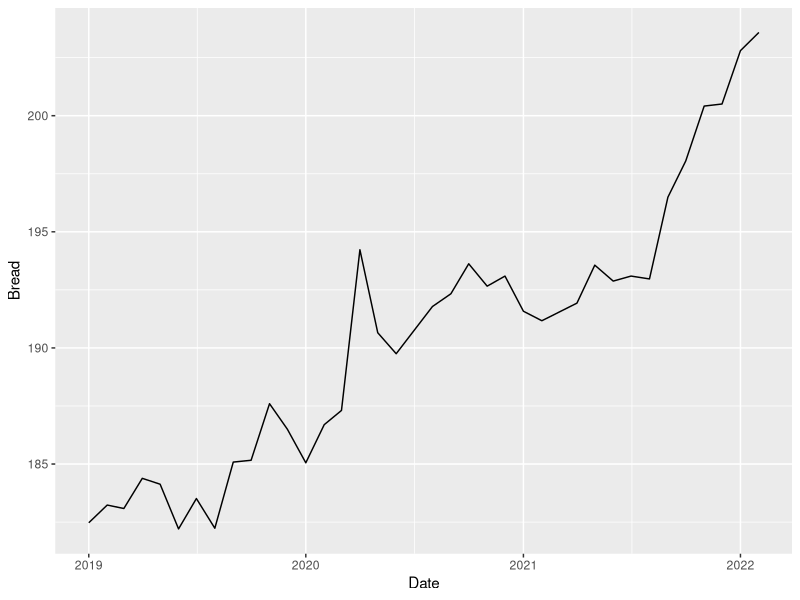
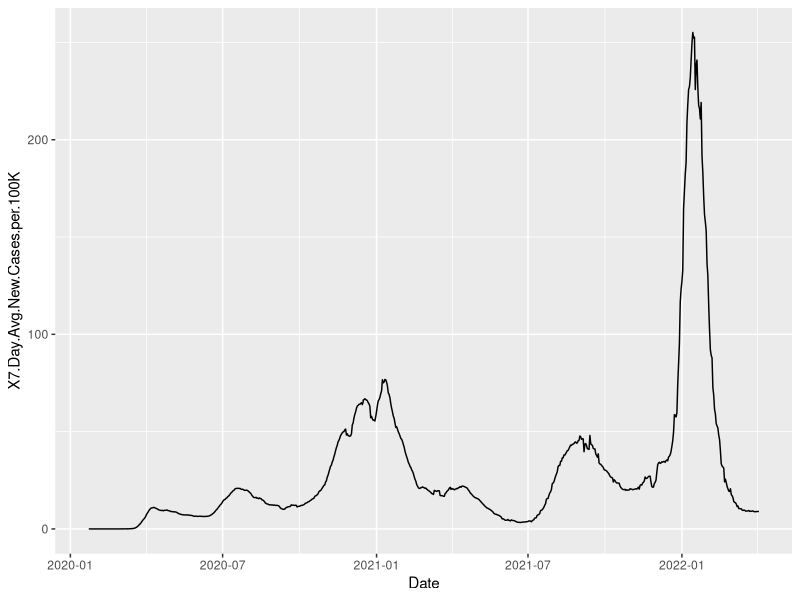
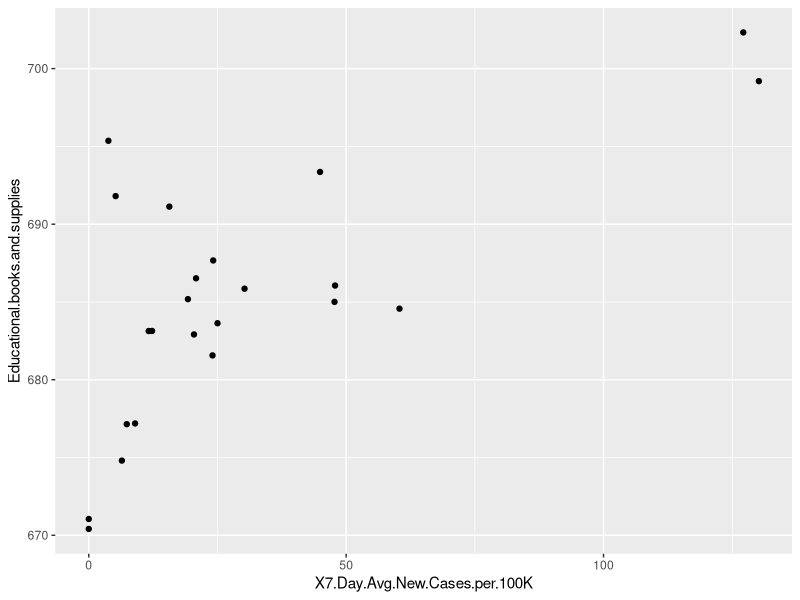
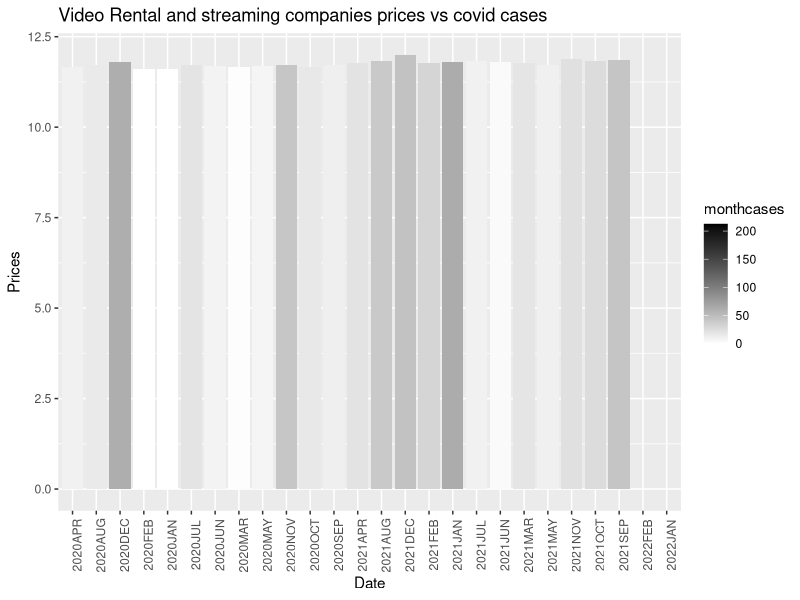
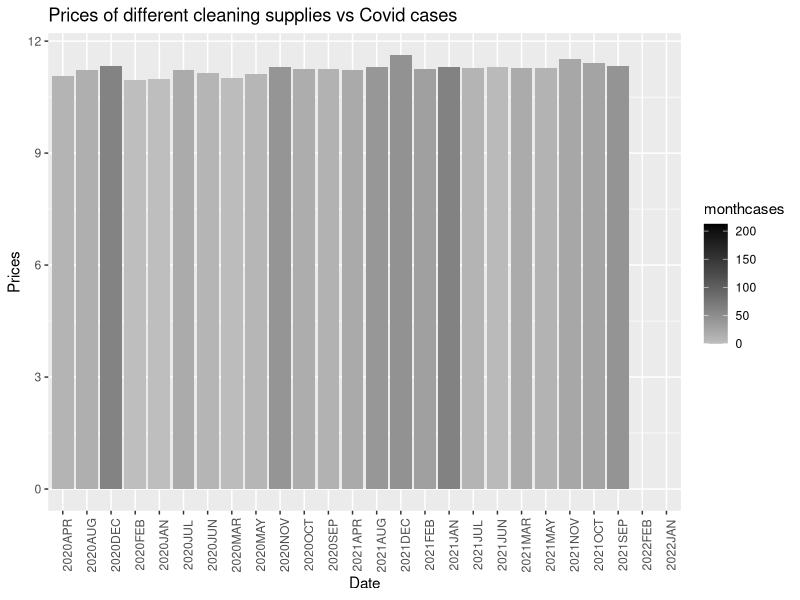
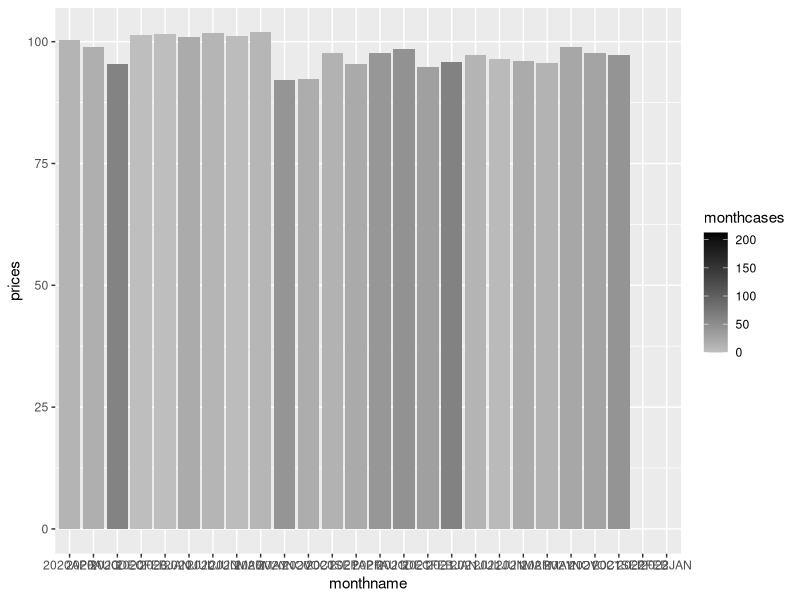
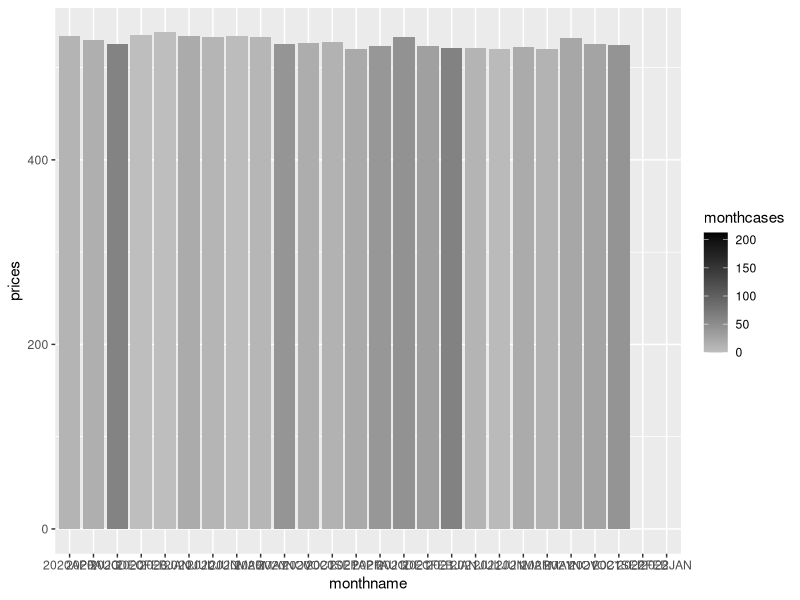

Generate these figures, in order, with R: (Note: this script raises an error after producing the figures.)
## ---- chunk 1
knitr::opts_chunk$set(echo = TRUE)
## ---- chunk 2
library(tidyverse)
library(zoo)
library(dslabs)
library(caret)
library(stringr)
library(ggplot2)
library(dplyr)
library(tibble)
library(lubridate)
CPI_data <- read.csv("CPI_data.csv")
Covid_data <- read.csv("trends_in_covid19_cases_and_deaths_in_the_us_reported_to_cdc_by_population_factors.csv")

## ---- chunk 3
Clean_Covid_Data <- Covid_data %>% filter(Classification == "Metro_Rural") %>% filter(Category == 1)
Clean_Covid_Data <- Clean_Covid_Data %>% mutate(Date = as.Date(Clean_Covid_Data$Date, format = "%m/%d/%Y")) 

CPI_data <- CPI_data %>%  mutate(Date = as.Date(as.yearmon(CPI_data$Date, format = '%Y-%B')))

#CPI_data

#Clean_Covid_Data

All_Data <- inner_join(CPI_data, Clean_Covid_Data)

nrow(CPI_data)

## ---- chunk 4
CPI_data %>% ggplot(aes(Date, Bread)) + geom_line()
tail(Clean_Covid_Data)
Clean_Covid_Data  %>% ggplot(aes(Date, X7.Day.Avg.New.Cases.per.100K)) + geom_line()

All_Data %>% ggplot(aes(X7.Day.Avg.New.Cases.per.100K, Educational.books.and.supplies)) + geom_point()

CPI_data

#Filtering the data between when covid first started until the FEB 2022
#----------------------------------------------------------------------
CPI_covid_data <- CPI_data %>% filter(Date >= '2020-01-01')
Covid_data_endFeb <- Clean_Covid_Data %>% filter(Date < '2022-02-26')
#----------------------------------------------------------------------


#tail(Covid_data_endFeb)
#tail(CPI_covid_data)



#CPI_covid_data
#Covid_data_endFeb

months <- as_tibble(c())
months['monthname'] <- NA
months['monthcases'] <- NA

months

mymonths <-c("2020JAN", "2020FEB", "2020MAR", "2020APR", "2020MAY", "2020JUN", "2020JUL", "2020AUG", "2020SEP", "2020OCT", "2020NOV", "2020DEC", "2021JAN", "2021FEB", "2021MAR", "2021APR", "2021MAY", "2021JUN", "2021JUL", "2021AUG", "2021SEP", "2021OCT", "2021NOV", "2021DEC", "2022JAN", "2022FEB")

for(i in 1:26){
 months[i, ] <- NA
}
for(i in 1:26){
  months$monthname[i] <- mymonths[i]
}


covmonthly <- as_tibble(c())

Covid_data_endFeb


Covid_data_endFeb$newcases <- 0



for(i in 2:767)
{
  Covid_data_endFeb$newcases[i] <- Covid_data_endFeb$Total.Cases.per.100K[i] - Covid_data_endFeb$Total.Cases.per.100K[i-1]
}
#create a new column which indicates new cases each day 



## ---- chunk 5

myvec <- c()


#myvec[1:26] <- 0


v <- 3
start <- 37 
c1 <- 30
c2 <- 31 

for(i in 1:11){
  sum <- 0 
  if(i %% 2 != 0)
  {
    sum <- 0
    for(j in (start:(start+c2))){
      sum <- sum + Covid_data_endFeb$newcases[j]
    }
    avg <- sum / 31
    myvec[v] <- avg
    sum <- 0
    avg <- 0
    v <- v + 1
    start <- start + c2
  }
  else
  {
    sum <- 0
    for(k in (start:(start+c1))){
      sum <- sum + Covid_data_endFeb$newcases[k]
    }
    avg <- sum / 30
    myvec[v] <- avg
    sum <- 0
    avg <- 0
    v <- v + 1
    start <- start + c1
  }
}

#covers indexes 1:13 Jan2020 - Jan 2021

newsum <- 0

for(i in (start:(start + 29))){
  newsum <- newsum + Covid_data_endFeb$newcases[i]
}
newavg <- newsum / 29
myvec[v] <- newavg
newsum <- 0
newavg <- 0 
v <- v + 1
start <- start + 29


for(i in 1:11){
  sum <- 0 
  if(i %% 2 != 0)
  {
    sum <- 0
    for(j in (start:(start+c2))){
      sum <- sum + Covid_data_endFeb$newcases[j]
    }
    avg <- sum / 31
    myvec[v] <- avg
    sum <- 0
    avg <- 0
    v <- v + 1
    start <- start + c2
  }
  else
  {
    sum <- 0
    for(k in (start:(start+c1))){
      sum <- sum + Covid_data_endFeb$newcases[k]
    }
    avg <- sum / 30
    myvec[v] <- avg
    sum <- 0
    avg <- 0
    v <- v + 1
    start <- start + c1
  }
}


for(i in (start:(start + 28))){
  newsum <- newsum + Covid_data_endFeb$newcases[i]
}
newavg <- newsum / 28
myvec[v] <- newavg
newsum <- 0
newavg <- 0 
v <- v + 1
start <- start + 28


months

myvec
for(i in 1:26){
  months$monthcases[i] <- myvec[i]
}  
months$monthcases[1] <- 0
months$monthcases[2] <- 0

months
## ---- chunk 6

CPI_covid_data

## ---- chunk 7

month.vid <- months

month.supp <- months

month.med <- months

month.pre <- months

month.nonpre <- months

CPI_covid_data

nrow(CPI_covid_data)

for(i in 1:26)
{
  month.vid$prices[i] <- CPI_covid_data$Rental.of.video.discs.and.other.media[i]
  month.supp$prices[i] <- CPI_covid_data$Household.cleaning.products[i]
  month.med$prices[i] <- CPI_covid_data$Medical.equipment.and.supplies[i]
  month.pre$prices[i] <- CPI_covid_data$Prescription.drugs[i]
  month.nonpre$prices[i] <- CPI_covid_data$Nonprescription.drugs[i]
}


month.vid
nrow(month.vid)
month.supp
month.med
month.pre
month.nonpre

#seperated all the prices by month into seperate dataframes for variables whose prices were most affected by case count
## ---- chunk 8
video_rentals_plot <- ggplot(month.vid, aes(x= monthname, y = sqrt(prices), fill = monthcases)) + geom_bar(stat = "identity") + scale_fill_gradient2(low = "white", high = "black") + theme(axis.text.x = element_text(angle = 90)) + labs(title = "Video Rental and streaming companies prices vs covid cases", x = "Date", y = "Prices") 
  
video_rentals_plot

## ---- chunk 9
cleansupp_plot <- ggplot(month.supp, aes(x= monthname, y = sqrt(prices), fill = monthcases)) + geom_bar(stat = "identity") +
scale_fill_gradient2(low = "white", high = "black", mid = "grey") + theme(axis.text.x = element_text(angle = 90))  + labs(title = "Prices of different cleaning supplies vs Covid cases", x = "Date", y = "Prices")
  
cleansupp_plot




## ---- chunk 10
med_plot <- ggplot(month.med, aes(x= monthname, y = prices, fill = monthcases)) + geom_bar(stat = "identity") +
  scale_fill_gradient2(low = "white", high = "black", mid = "grey")
  
med_plot




## ---- chunk 11
pres_plot <- ggplot(month.pre, aes(x= monthname, y = prices, fill = monthcases)) + geom_bar(stat = "identity") +
  scale_fill_gradient2(low = "white", high = "black", mid = "grey")
  
pres_plot




## ---- chunk 12
nonpre_plot <- ggplot(month.nonpre, aes(x= monthname, y = prices, fill = monthcases)) + geom_bar(stat = "identity") +
  scale_fill_gradient2(low = "white", high = "black", mid = "grey")
  
nonpre_plot




## ---- chunk 13
#the linear regression for food items
eggs <- summary(lm(X7.Day.Avg.New.Cases.per.100K ~ Eggs, data = All_Data))
bread <- summary(lm(X7.Day.Avg.New.Cases.per.100K ~ Bread, data = All_Data))
chicken <- summary(lm(X7.Day.Avg.New.Cases.per.100K ~ Chicken, data = All_Data))
food <- summary(lm(X7.Day.Avg.New.Cases.per.100K ~ Chicken + Bread + Eggs, data = All_Data))

## ---- chunk 14
#the linear regression for energy
gas <- summary(lm(X7.Day.Avg.New.Cases.per.100K ~ Unleaded.regular.gasoline, data = All_Data))
electricity <- summary(lm(X7.Day.Avg.New.Cases.per.100K ~ Electricity, data = All_Data))
natural_gas <- summary(lm(X7.Day.Avg.New.Cases.per.100K ~ Utility..gas.service, data = All_Data))
power <- summary(lm(X7.Day.Avg.New.Cases.per.100K ~ Utility..gas.service + Electricity + Unleaded.regular.gasoline, data = All_Data))

## ---- chunk 15
#the linear regression for education/child care
day_care <- summary(lm(X7.Day.Avg.New.Cases.per.100K ~ Day.care.and.preschool, data = All_Data))
college_tuition <- summary(lm(X7.Day.Avg.New.Cases.per.100K ~ College.tuition.and.fees, data = All_Data))
educational_supplies <- summary(lm(X7.Day.Avg.New.Cases.per.100K ~ Educational.books.and.supplies, data = All_Data))
education <- summary(lm(X7.Day.Avg.New.Cases.per.100K ~ Educational.books.and.supplies + College.tuition.and.fees + Day.care.and.preschool, data = All_Data))
## ---- chunk 16
#the linear regression for transportation items
parking_fees <- summary(lm(X7.Day.Avg.New.Cases.per.100K ~ Parking.fees.and.tolls, data = All_Data))
motor_insurance <- summary(lm(X7.Day.Avg.New.Cases.per.100K ~ Motor.vehicle.insurance, data = All_Data))
airline_fares <- summary(lm(X7.Day.Avg.New.Cases.per.100K ~ Airline.fares, data = All_Data))
transportation <- summary(lm(X7.Day.Avg.New.Cases.per.100K ~ Airline.fares + Motor.vehicle.insurance + Parking.fees.and.tolls, data = All_Data))
#transportation
## ---- chunk 17
#the linear regression for medical items items
prescription_drugs <- summary(lm(X7.Day.Avg.New.Cases.per.100K ~ Prescription.drugs, data = All_Data))
nonprescription_drugs <- summary(lm(X7.Day.Avg.New.Cases.per.100K ~ Nonprescription.drugs, data = All_Data))
medical_supplies <- summary(lm(X7.Day.Avg.New.Cases.per.100K ~ Medical.equipment.and.supplies, data = All_Data))
medicine <- summary(lm(X7.Day.Avg.New.Cases.per.100K ~ Medical.equipment.and.supplies + Nonprescription.drugs + Prescription.drugs, data = All_Data))

#graph for prescription_durgs
prescription_drugs_plot <- ggplot(aes(x = CPI_data$Prescription.drugs, y = Clean_Covid_Data$X7.Day.Avg.New.Cases.per.100K))+geom_histogram()

## ---- chunk 18
#the linear regression for entertainment items
music <- summary(lm(X7.Day.Avg.New.Cases.per.100K ~ Recorded.music.and.music.subscriptions, data = All_Data))
cable_tv <- summary(lm(X7.Day.Avg.New.Cases.per.100K ~ Cable.and.satellite.television.service, data = All_Data))
video_rentals <- summary(lm(X7.Day.Avg.New.Cases.per.100K ~ Rental.of.video.discs.and.other.media, data = All_Data))
books <- summary(lm(X7.Day.Avg.New.Cases.per.100K ~ Recreational.books, data = All_Data))
entertainment <- summary(lm(X7.Day.Avg.New.Cases.per.100K ~ Recreational.books + Rental.of.video.discs.and.other.media + Cable.and.satellite.television.service + Recorded.music.and.music.subscriptions, data = All_Data))

## ---- chunk 19
#the linear regression for general home items
outdoor_equipment <- summary(lm(X7.Day.Avg.New.Cases.per.100K ~ Outdoor.equipment.and.supplies, data = All_Data))
indoor_plants <- summary(lm(X7.Day.Avg.New.Cases.per.100K ~ Indoor.plants.and.flowers, data = All_Data))
cleaning_supplies <- summary(lm(X7.Day.Avg.New.Cases.per.100K ~ Household.cleaning.products, data = All_Data))
rent <- summary(lm(X7.Day.Avg.New.Cases.per.100K ~ Rent.of.primary.residence, data = All_Data))
home <- summary(lm(X7.Day.Avg.New.Cases.per.100K ~ Rent.of.primary.residence + Household.cleaning.products + Indoor.plants.and.flowers + Outdoor.equipment.and.supplies, data = All_Data))

## ---- chunk 20
#Total CPI linear regression for US and India
US_total <- summary(lm(X7.Day.Avg.New.Cases.per.100K ~ All.items, data = All_Data))
India_total <- summary(lm(X7.Day.Avg.New.Cases.per.100K ~ India.All.items, data = All_Data))
 
